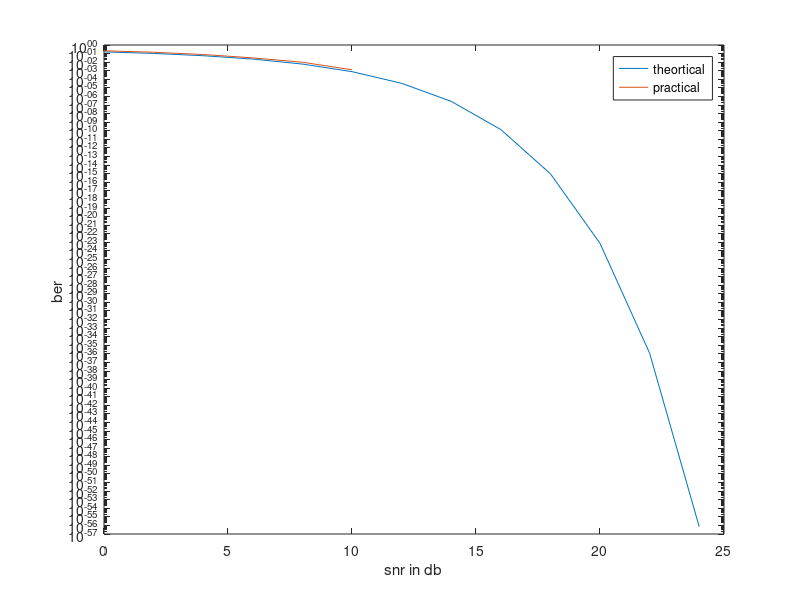

Reproduce this figure in MATLAB.
clc;
clear all;
close all;

N= 10000;

% r =[0 0 0 1 1 0 1 1];
% N = length(r);
r = randi([0,1],1,N);
k =1;
for i=1:2:N                     %converted to qpsk
    
        if((r(i)==0)&&(r(i+1)==0)) 
            r1(k) = 1+1j;
        
        elseif((r(i)==0)&&(r(i+1)==1))
            r1(k) = -1+1j;
        
        elseif((r(i)==1)&&(r(i+1)==0)) 
            r1(k) = -1-1j;
        
        elseif((r(i)==1)&&(r(i+1)==1)) 
            r1(k) = 1-1j;
           
        end
    k = k+1;

end

n = randn(1,N/2)+j*randn(1,N/2);


snr_db = 0:2:24;     
kk=1;% snr in db

for k = 1: length(snr_db)
    
snr_linear = 10.^(snr_db(k)/10);           % converted snr to linear
sigma = 1./(snr_linear).^(1/2);                % find sigma

y = r1+ sigma.*n;                 % find y = bpsk_signal + sigma*noise


% convert y sequence into bpsk take threshold value = 0
% z is your constructed signal
% y is output signal with noise
for j=1:N/2
    a=real(y(j));
    b = imag(y(j));
   if((a>=0)&&(b>=0)) 
            z(2*j-1)=0;
            z(2*j)=0;
            
   elseif((a<0)&&(b>=0)) 
            z(2*j-1)=0;
            z(2*j)=1;
            
   elseif((a<0)&&(b<0)) 
            z(2*j-1)=1;
            z(2*j)=0;
            
   elseif((a>=0)&&(b<0)) 
            z(2*j-1)=1;
            z(2*j)=1;
   end
end

% check bit by bit that r and z is same or not

count = sum(r ~= z);

% calculate theortical ber  Q((snr_linear)^(1/2)


ber_th(k) = qfunc((snr_linear).^(1/2));
ber_prac(k) = count/N;
%k=k+1;
end
%snr_linear1 = 10.^(snr_db/10)  ;

semilogy(snr_db, ber_th);
% xlabel("snr in db");
% ylabel("ber theortical");

hold on
semilogy(snr_db, ber_prac);
xlabel("snr in db");
ylabel("ber ");


legend('theortical','practical')